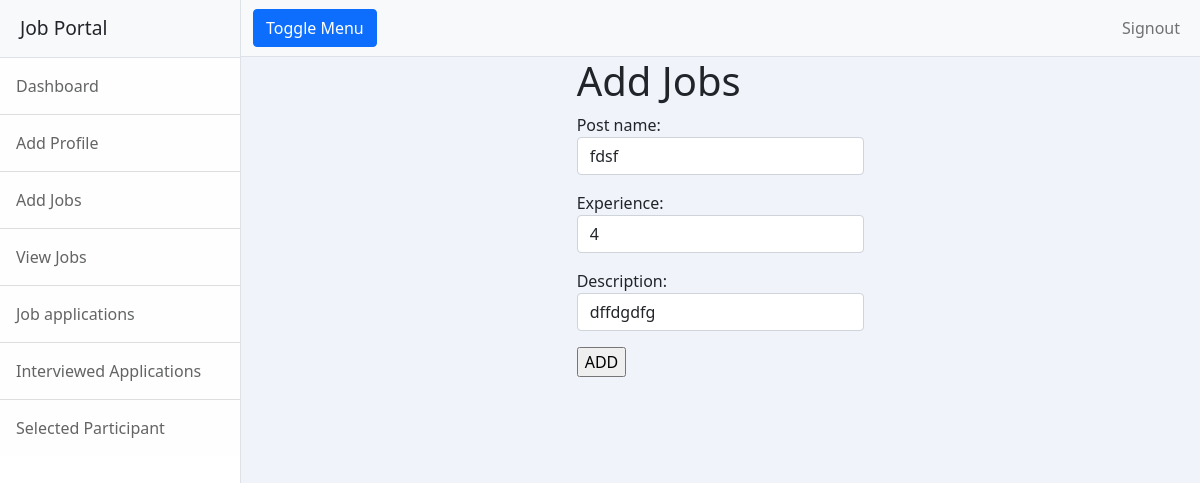
/employer/jobs/change/1 (signed in), run on the app's committed database.
### employer/models.py (models this page shows, shortened)
class Jobs(models.Model):
    edd = date.today() + timedelta(days=15)
    company=models.ForeignKey(CompanyProfile,on_delete=models.CASCADE)
    post_name=models.CharField(max_length=50)
    experience=models.CharField(max_length=50)
    description=models.CharField(max_length=100)
    posted_date=models.DateField(auto_now_add=True, null=True)
    last_date= models.DateField(default=edd, null=True)

### employer/views.py (the view)
# urls.py: path("jobs/change/<int:id>",views.ChangeJobsView.as_view(),name="jobchange"),
@method_decorator(Sign_required,name='dispatch')
class ChangeJobsView(UpdateView):
    model = Jobs
    template_name = "employer/edit_jobs.html"
    form_class = forms.AddingJobsForm
    pk_url_kwarg = "id"
    success_url = reverse_lazy("jobsview")

### employer/forms.py
class AddingJobsForm(ModelForm):
    class Meta:
        model = Jobs
        fields = ["id","post_name", "experience", "description"]
        widgets = {
            "post_name": forms.TextInput(attrs={"class": "form-control"}),
            "experience": forms.TextInput(attrs={"class": "form-control"}),
            "description": forms.TextInput(attrs={"class": "form-control"})
        }

### employer/templates/employer/edit_jobs.html (shortened to what this page needs)
<!DOCTYPE html>
{%extends 'employer/employerbase.html'%}
 {%block body_block%}
<div class="container">
  <div class="row">
    <div class="col-4">
    </div>
    <div class="col-4">
      <h1>Add Jobs</h1>
         <form action="" method="post">
        {{form.as_p}}
           <input type="submit" value="ADD">
      </form>
    </div>
    <div class="col-4"></div>
  </div>
</div>
{%endblock%}

### employer/static/css/customstyle.css (style rules this page uses)
body { background: #eee }
body { background: #F1F3FA; }

### data on the page
Jobs: post_name "fdsf", experience "4", description "dffdgdfg"
